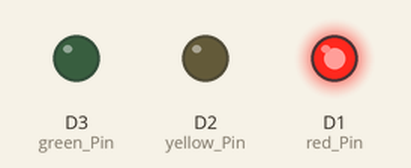
The sketch below on a simulated ESP8266 (NodeMCU). Parts: output pins drawn as LEDs (lit = HIGH).

Above: at 0.2 s.
At 1.2 s:
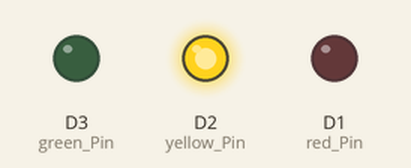
At 2.2 s:
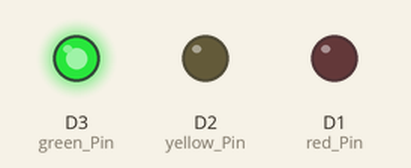
At 5.7 s:
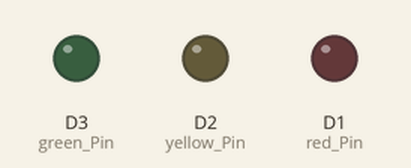
Timing chart, 0 to 6.9 s (numbered marks = the images above):
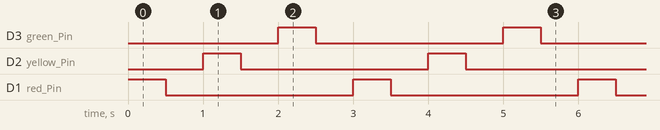

The sketch:

3_4.ino
```cpp
#define red_Pin D1 //빨간색 LED
#define yellow_Pin D2 //노란색 LED
#define green_Pin D3 //녹색 LED

void setup() {
   //출력 설정
  pinMode(red_Pin, OUTPUT);
  pinMode(yellow_Pin, OUTPUT);
  pinMode(green_Pin, OUTPUT);
}

void loop() {
  //blink함수를 사용, delay시간 0.5초
  blinkLED(red_Pin,500);
  blinkLED(yellow_Pin,500);
  blinkLED(green_Pin,500);
  Serial.begin(9600);

}

//함수(핀번호, 지연시간): 끄고 켜기 반복
void blinkLED(int pinNo, int delayTime) {
  digitalWrite(pinNo, HIGH);
  delay(delayTime);
  digitalWrite(pinNo, LOW);
  delay(delayTime);
}
```

Measured:
- by itself, D3 (green_Pin), D2 (yellow_Pin), D1 (red_Pin): alternates HIGH for 0.50 s and LOW for 2.5 s
- by itself, everything shown: repeats every 3.0 s, in 6 steps
